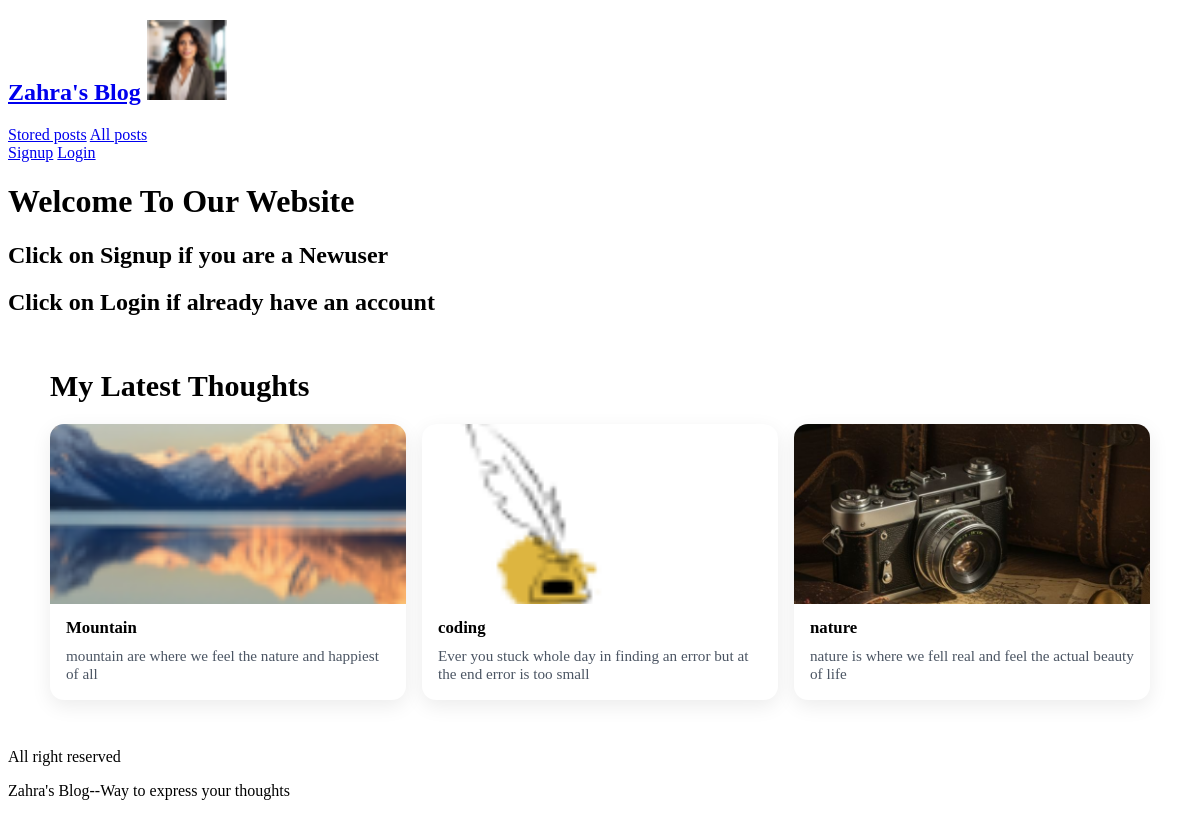
The page / on the database its author committed.
### amazon/models.py (models this page shows, shortened)
class posts(models.Model):
    title=models.CharField(max_length=50)
    image=models.ImageField(upload_to="posts",null=True)
    excerpt=models.CharField(max_length=250)
    date=models.DateField(auto_now=True)
    slug=models.SlugField(unique=True,db_index=True)
    content=models.TextField(validators=[MinLengthValidator(10)])
    author = models.ForeignKey(Author, on_delete=models.SET_NULL, null=True, blank=True)
    tags=models.ManyToManyField(Tag)

### amazon/views.py (the view)
# urls.py: path("",views.StartingPageView.as_view(),name="home"),
class StartingPageView(ListView):
    template_name="amazon/index.html"
    model=posts
    ordering = ["-date"]
    context_object_name="posts"
    def get_queryset(self):
         queryset= super().get_queryset()
         data=queryset[:3]
         return data

### amazon/templates/amazon/index.html (shortened to what this page needs)
{%extends "amazon/base.html"%}
{%load static  %}
{%block css_files%}
    <link rel="stylesheet" href="{%static 'amazon/index.css'%}">
{%endblock%}
{%block content%}
         <div id="contents">
         <h1>Welcome To Our Website</h1>
         <h2>Click on Signup if you are a Newuser</h2>
         <h2>Click on Login if already have an account</h2>
</div>
<section id="latest Thoughts">
<h2>My Latest Thoughts</h2>
<ul>
  {%for post in posts%}
    {%include "amazon/include/post.html" %}
  {%endfor%}
</ul>
</section>
{%endblock%}

### amazon/templates/amazon/include/post.html
<li>
    <article class="post">
        <a href="{% url 'detail_post' post.slug %}">
            <img src="{{ post.image.url }}" alt="{{ post.title }}">
            <div class="post-content">
                <h3>{{ post.title }}</h3>
                <p>{{ post.excerpt }}</p>
            </div>
        </a>
    </article>
</li>

### amazon/static/amazon/index.css (style rules this page uses)
section[id="latest Thoughts"] { padding: 2rem 1rem; max-width: 1100px; margin: 0 auto; }
section[id="latest Thoughts"] > h2 { font-size: clamp(1.4rem, 2.5vw, 2rem); font-weight: 700; margin: 0 0 1.25rem; line-height: 1.2; }
section[id="latest Thoughts"] > ul { list-style: none; padding: 0; margin: 0; display: grid; grid-template-columns: repeat(auto-fit, minmax(260px, 1fr)); gap: 1rem; }
.post { display: grid; grid-template-rows: auto 1fr; background: #ffffff; border-radius: 14px; overflow: hidden; box-shadow: 0 6px 20px rgba(0, 0, 0, 0.08); transition: transform 0.2s ease, box-shadow 0.2s ease; }
.post a { color: inherit; text-decoration: none; display: grid; grid-template-rows: auto 1fr; height: 100%; }
.post img { width: 100%; height: 180px; object-fit: cover; display: block; background: #f3f4f6; }
.post-content { padding: 0.9rem 1rem 1.1rem; display: grid; gap: 0.5rem; }
.post-content h3 { font-size: 1.05rem; margin: 0; line-height: 1.25; }
.post-content p { margin: 0; color: #4b5563; font-size: 0.95rem; }

### rows shown on the page
posts: image (picture), title "Mountain", excerpt "mountain are where we feel the nature and happiest of all"
posts: image (picture), title "coding", excerpt "Ever you stuck whole day in finding an error but at the end error is too small"
posts: image (picture), title "nature", excerpt "nature is where we fell real and feel the actual beauty of life"
